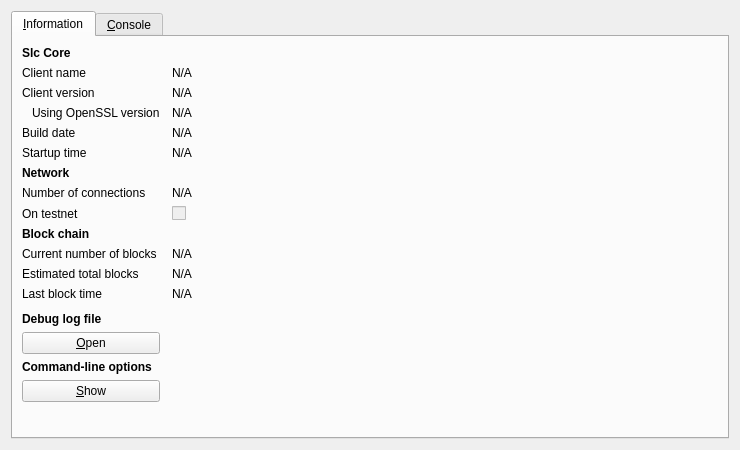
<?xml version="1.0" encoding="UTF-8"?>
<ui version="4.0">
 <class>RPCConsole</class>
 <widget class="QDialog" name="RPCConsole">
  <property name="geometry">
   <rect>
    <x>0</x>
    <y>0</y>
    <width>740</width>
    <height>450</height>
   </rect>
  </property>
  <property name="windowTitle">
   <string>Slc - Debug window</string>
  </property>
  <layout class="QVBoxLayout" name="verticalLayout_2">
   <item>
    <widget class="QTabWidget" name="tabWidget">
     <property name="currentIndex">
      <number>0</number>
     </property>
     <widget class="QWidget" name="tab_info">
      <attribute name="title">
       <string>&amp;Information</string>
      </attribute>
      <layout class="QGridLayout" name="gridLayout" columnstretch="0,1">
       <property name="horizontalSpacing">
        <number>12</number>
       </property>
       <item row="0" column="0">
        <widget class="QLabel" name="label_9">
         <property name="font">
          <font>
           <weight>75</weight>
           <bold>true</bold>
          </font>
         </property>
         <property name="text">
          <string>Slc Core</string>
         </property>
        </widget>
       </item>
       <item row="1" column="0">
        <widget class="QLabel" name="label_5">
         <property name="text">
          <string>Client name</string>
         </property>
        </widget>
       </item>
       <item row="1" column="1">
        <widget class="QLabel" name="clientName">
         <property name="cursor">
          <cursorShape>IBeamCursor</cursorShape>
         </property>
         <property name="text">
          <string>N/A</string>
         </property>
         <property name="textFormat">
          <enum>Qt::PlainText</enum>
         </property>
         <property name="textInteractionFlags">
          <set>Qt::LinksAccessibleByMouse|Qt::TextSelectableByKeyboard|Qt::TextSelectableByMouse</set>
         </property>
        </widget>
       </item>
       <item row="2" column="0">
        <widget class="QLabel" name="label_6">
         <property name="text">
          <string>Client version</string>
         </property>
        </widget>
       </item>
       <item row="2" column="1">
        <widget class="QLabel" name="clientVersion">
         <property name="cursor">
          <cursorShape>IBeamCursor</cursorShape>
         </property>
         <property name="text">
          <string>N/A</string>
         </property>
         <property name="textFormat">
          <enum>Qt::PlainText</enum>
         </property>
         <property name="textInteractionFlags">
          <set>Qt::LinksAccessibleByMouse|Qt::TextSelectableByKeyboard|Qt::TextSelectableByMouse</set>
         </property>
        </widget>
       </item>
       <item row="3" column="0">
        <widget class="QLabel" name="label_14">
         <property name="text">
          <string>Using OpenSSL version</string>
         </property>
         <property name="indent">
          <number>10</number>
         </property>
        </widget>
       </item>
       <item row="3" column="1">
        <widget class="QLabel" name="openSSLVersion">
         <property name="cursor">
          <cursorShape>IBeamCursor</cursorShape>
         </property>
         <property name="text">
          <string>N/A</string>
         </property>
         <property name="textFormat">
          <enum>Qt::PlainText</enum>
         </property>
         <property name="textInteractionFlags">
          <set>Qt::LinksAccessibleByMouse|Qt::TextSelectableByKeyboard|Qt::TextSelectableByMouse</set>
         </property>
        </widget>
       </item>
       <item row="4" column="0">
        <widget class="QLabel" name="label_12">
         <property name="text">
          <string>Build date</string>
         </property>
        </widget>
       </item>
       <item row="4" column="1">
        <widget class="QLabel" name="buildDate">
         <property name="cursor">
          <cursorShape>IBeamCursor</cursorShape>
         </property>
         <property name="text">
          <string>N/A</string>
         </property>
         <property name="textFormat">
          <enum>Qt::PlainText</enum>
         </property>
         <property name="textInteractionFlags">
          <set>Qt::LinksAccessibleByMouse|Qt::TextSelectableByKeyboard|Qt::TextSelectableByMouse</set>
         </property>
        </widget>
       </item>
       <item row="5" column="0">
        <widget class="QLabel" name="label_13">
         <property name="text">
          <string>Startup time</string>
         </property>
        </widget>
       </item>
       <item row="5" column="1">
        <widget class="QLabel" name="startupTime">
         <property name="cursor">
          <cursorShape>IBeamCursor</cursorShape>
         </property>
         <property name="text">
          <string>N/A</string>
         </property>
         <property name="textFormat">
          <enum>Qt::PlainText</enum>
         </property>
         <property name="textInteractionFlags">
          <set>Qt::LinksAccessibleByMouse|Qt::TextSelectableByKeyboard|Qt::TextSelectableByMouse</set>
         </property>
        </widget>
       </item>
       <item row="6" column="0">
        <widget class="QLabel" name="label_11">
         <property name="font">
          <font>
           <weight>75</weight>
           <bold>true</bold>
          </font>
         </property>
         <property name="text">
          <string>Network</string>
         </property>
        </widget>
       </item>
       <item row="7" column="0">
        <widget class="QLabel" name="label_7">
         <property name="text">
          <string>Number of connections</string>
         </property>
        </widget>
       </item>
       <item row="7" column="1">
        <widget class="QLabel" name="numberOfConnections">
         <property name="cursor">
          <cursorShape>IBeamCursor</cursorShape>
         </property>
         <property name="text">
          <string>N/A</string>
         </property>
         <property name="textFormat">
          <enum>Qt::PlainText</enum>
         </property>
         <property name="textInteractionFlags">
          <set>Qt::LinksAccessibleByMouse|Qt::TextSelectableByKeyboard|Qt::TextSelectableByMouse</set>
         </property>
        </widget>
       </item>
       <item row="8" column="0">
        <widget class="QLabel" name="label_8">
         <property name="text">
          <string>On testnet</string>
         </property>
        </widget>
       </item>
       <item row="8" column="1">
        <widget class="QCheckBox" name="isTestNet">
         <property name="enabled">
          <bool>false</bool>
         </property>
         <property name="text">
          <string/>
         </property>
        </widget>
       </item>
       <item row="9" column="0">
        <widget class="QLabel" name="label_10">
         <property name="font">
          <font>
           <weight>75</weight>
           <bold>true</bold>
          </font>
         </property>
         <property name="text">
          <string>Block chain</string>
         </property>
        </widget>
       </item>
       <item row="10" column="0">
        <widget class="QLabel" name="label_3">
         <property name="text">
          <string>Current number of blocks</string>
         </property>
        </widget>
       </item>
       <item row="10" column="1">
        <widget class="QLabel" name="numberOfBlocks">
         <property name="cursor">
          <cursorShape>IBeamCursor</cursorShape>
         </property>
         <property name="text">
          <string>N/A</string>
         </property>
         <property name="textFormat">
          <enum>Qt::PlainText</enum>
         </property>
         <property name="textInteractionFlags">
          <set>Qt::LinksAccessibleByMouse|Qt::TextSelectableByKeyboard|Qt::TextSelectableByMouse</set>
         </property>
        </widget>
       </item>
       <item row="11" column="0">
        <widget class="QLabel" name="label_4">
         <property name="text">
          <string>Estimated total blocks</string>
         </property>
        </widget>
       </item>
       <item row="11" column="1">
        <widget class="QLabel" name="totalBlocks">
         <property name="cursor">
          <cursorShape>IBeamCursor</cursorShape>
         </property>
         <property name="text">
          <string>N/A</string>
         </property>
         <property name="textFormat">
          <enum>Qt::PlainText</enum>
         </property>
         <property name="textInteractionFlags">
          <set>Qt::LinksAccessibleByMouse|Qt::TextSelectableByKeyboard|Qt::TextSelectableByMouse</set>
         </property>
        </widget>
       </item>
       <item row="12" column="0">
        <widget class="QLabel" name="label_2">
         <property name="text">
          <string>Last block time</string>
         </property>
        </widget>
       </item>
       <item row="12" column="1">
        <widget class="QLabel" name="lastBlockTime">
         <property name="cursor">
          <cursorShape>IBeamCursor</cursorShape>
         </property>
         <property name="text">
          <string>N/A</string>
         </property>
         <property name="textFormat">
          <enum>Qt::PlainText</enum>
         </property>
         <property name="textInteractionFlags">
          <set>Qt::LinksAccessibleByMouse|Qt::TextSelectableByKeyboard|Qt::TextSelectableByMouse</set>
         </property>
        </widget>
       </item>
       <item row="13" column="0">
        <spacer name="verticalSpacer_2">
         <property name="orientation">
          <enum>Qt::Vertical</enum>
         </property>
         <property name="sizeHint" stdset="0">
          <size>
           <width>20</width>
           <height>20</height>
          </size>
         </property>
        </spacer>
       </item>
       <item row="14" column="0">
        <widget class="QLabel" name="labelDebugLogfile">
         <property name="font">
          <font>
           <weight>75</weight>
           <bold>true</bold>
          </font>
         </property>
         <property name="text">
          <string>Debug log file</string>
         </property>
        </widget>
       </item>
       <item row="15" column="0">
        <widget class="QPushButton" name="openDebugLogfileButton">
         <property name="toolTip">
          <string>Open the Slc debug log file from the current data directory. This can take a few seconds for large log files.</string>
         </property>
         <property name="text">
          <string>&amp;Open</string>
         </property>
         <property name="autoDefault">
          <bool>false</bool>
         </property>
        </widget>
       </item>
       <item row="16" column="0">
        <widget class="QLabel" name="labelCLOptions">
         <property name="font">
          <font>
           <weight>75</weight>
           <bold>true</bold>
          </font>
         </property>
         <property name="text">
          <string>Command-line options</string>
         </property>
        </widget>
       </item>
       <item row="17" column="0">
        <widget class="QPushButton" name="showCLOptionsButton">
         <property name="toolTip">
          <string>Show the Slc-Qt help message to get a list with possible Slc command-line options.</string>
         </property>
         <property name="text">
          <string>&amp;Show</string>
         </property>
         <property name="autoDefault">
          <bool>false</bool>
         </property>
        </widget>
       </item>
       <item row="18" column="0">
        <spacer name="verticalSpacer">
         <property name="orientation">
          <enum>Qt::Vertical</enum>
         </property>
         <property name="sizeHint" stdset="0">
          <size>
           <width>20</width>
           <height>40</height>
          </size>
         </property>
        </spacer>
       </item>
      </layout>
     </widget>
     <widget class="QWidget" name="tab_console">
      <attribute name="title">
       <string>&amp;Console</string>
      </attribute>
      <layout class="QVBoxLayout" name="verticalLayout_3">
       <property name="spacing">
        <number>3</number>
       </property>
       <item>
        <widget class="QTextEdit" name="messagesWidget">
         <property name="minimumSize">
          <size>
           <width>0</width>
           <height>100</height>
          </size>
         </property>
         <property name="readOnly">
          <bool>true</bool>
         </property>
         <property name="tabKeyNavigation" stdset="0">
          <bool>false</bool>
         </property>
         <property name="columnCount" stdset="0">
          <number>2</number>
         </property>
        </widget>
       </item>
       <item>
        <layout class="QHBoxLayout" name="horizontalLayout">
         <property name="spacing">
          <number>3</number>
         </property>
         <item>
          <widget class="QLabel" name="label">
           <property name="text">
            <string notr="true">&gt;</string>
           </property>
          </widget>
         </item>
         <item>
          <widget class="QLineEdit" name="lineEdit"/>
         </item>
         <item>
          <widget class="QPushButton" name="clearButton">
           <property name="maximumSize">
            <size>
             <width>24</width>
             <height>24</height>
            </size>
           </property>
           <property name="toolTip">
            <string>Clear console</string>
           </property>
           <property name="text">
            <string/>
           </property>
           <property name="icon">
            <iconset resource="../bitcoin.qrc">
             <normaloff>:/icons/remove</normaloff>:/icons/remove</iconset>
           </property>
           <property name="shortcut">
            <string notr="true">Ctrl+L</string>
           </property>
           <property name="autoDefault">
            <bool>false</bool>
           </property>
          </widget>
         </item>
        </layout>
       </item>
      </layout>
     </widget>
    </widget>
   </item>
  </layout>
 </widget>
 <resources>
  <include location="../bitcoin.qrc"/>
 </resources>
 <connections/>
</ui>
